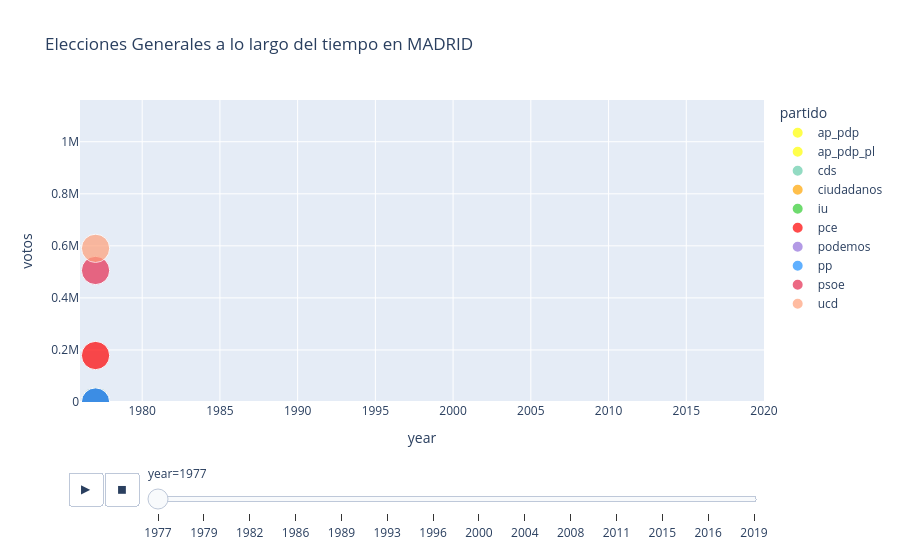

The code cell stored with this chart in its notebook:
### Code cell
max_y = int(df_party_series["votos"].max()*1.1)
fig = px.scatter(df_party_series, x="year", y="votos", animation_frame="year",animation_group="partido",
                 size="size",
                 color="partido", range_x=[1976,2020], range_y=[0,max_y], color_discrete_map=color_map,
                 title= f"Elecciones Generales a lo largo del tiempo en {nombre_municipio}")
fig.show()

### Figure 1 — Plotly figure (JSON) as saved in the notebook; plotly's stock layout.template omitted (floating-point values rounded to 4 significant figures)
{"data": [{"hovertemplate": "partido=ap_pdp<br>year=%{x}<br>votos=%{y}<br>size=%{marker.size}<extra></extra>", "ids": ["ap_pdp"], "legendgroup": "ap_pdp", "marker": {"color": "#FFFF00", "size": [5], "sizemode": "area", "sizeref": 0.0125, "symbol": "circle"}, "mode": "markers", "name": "ap_pdp", "orientation": "v", "showlegend": true, "type": "scatter", "x": [1977], "xaxis": "x", "y": [0], "yaxis": "y"}, {"hovertemplate": "partido=ap_pdp_pl<br>year=%{x}<br>votos=%{y}<br>size=%{marker.size}<extra></extra>", "ids": ["ap_pdp_pl"], "legendgroup": "ap_pdp_pl", "marker": {"color": "#FFFF00", "size": [5], "sizemode": "area", "sizeref": 0.0125, "symbol": "circle"}, "mode": "markers", "name": "ap_pdp_pl", "orientation": "v", "showlegend": true, "type": "scatter", "x": [1977], "xaxis": "x", "y": [0], "yaxis": "y"}, {"hovertemplate": "partido=cds<br>year=%{x}<br>votos=%{y}<br>size=%{marker.size}<extra></extra>", "ids": ["cds"], "legendgroup": "cds", "marker": {"color": "#66CDAA", "size": [5], "sizemode": "area", "sizeref": 0.0125, "symbol": "circle"}, "mode": "markers", "name": "cds", "orientation": "v", "showlegend": true, "type": "scatter", "x": [1977], "xaxis": "x", "y": [0], "yaxis": "y"}, {"hovertemplate": "partido=ciudadanos<br>year=%{x}<br>votos=%{y}<br>size=%{marker.size}<extra></extra>", "ids": ["ciudadanos"], "legendgroup": "ciudadanos", "marker": {"color": "#FFA500", "size": [5], "sizemode": "area", "sizeref": 0.0125, "symbol": "circle"}, "mode": "markers", "name": "ciudadanos", "orientation": "v", "showlegend": true, "type": "scatter", "x": [1977], "xaxis": "x", "y": [0], "yaxis": "y"}, {"hovertemplate": "partido=iu<br>year=%{x}<br>votos=%{y}<br>size=%{marker.size}<extra></extra>", "ids": ["iu"], "legendgroup": "iu", "marker": {"color": "#32CD32", "size": [5], "sizemode": "area", "sizeref": 0.0125, "symbol": "circle"}, "mode": "markers", "name": "iu", "orientation": "v", "showlegend": true, "type": "scatter", "x": [1977], "xaxis": "x", "y": [0], "yaxis": "y"}, {"hovertemplate": "partido=pce<br>year=%{x}<br>votos=%{y}<br>size=%{marker.size}<extra></extra>", "ids": ["pce"], "legendgroup": "pce", "marker": {"color": "#FF0000", "size": [5], "sizemode": "area", "sizeref": 0.0125, "symbol": "circle"}, "mode": "markers", "name": "pce", "orientation": "v", "showlegend": true, "type": "scatter", "x": [1977], "xaxis": "x", "y": [178569], "yaxis": "y"}, {"hovertemplate": "partido=podemos<br>year=%{x}<br>votos=%{y}<br>size=%{marker.size}<extra></extra>", "ids": ["podemos"], "legendgroup": "podemos", "marker": {"color": "#9370DB", "size": [5], "sizemode": "area", "sizeref": 0.0125, "symbol": "circle"}, "mode": "markers", "name": "podemos", "orientation": "v", "showlegend": true, "type": "scatter", "x": [1977], "xaxis": "x", "y": [0], "yaxis": "y"}, {"hovertemplate": "partido=pp<br>year=%{x}<br>votos=%{y}<br>size=%{marker.size}<extra></extra>", "ids": ["pp"], "legendgroup": "pp", "marker": {"color": "#1E90FF", "size": [5], "sizemode": "area", "sizeref": 0.0125, "symbol": "circle"}, "mode": "markers", "name": "pp", "orientation": "v", "showlegend": true, "type": "scatter", "x": [1977], "xaxis": "x", "y": [0], "yaxis": "y"}, {"hovertemplate": "partido=psoe<br>year=%{x}<br>votos=%{y}<br>size=%{marker.size}<extra></extra>", "ids": ["psoe"], "legendgroup": "psoe", "marker": {"color": "#E52B50", "size": [5], "sizemode": "area", "sizeref": 0.0125, "symbol": "circle"}, "mode": "markers", "name": "psoe", "orientation": "v", "showlegend": true, "type": "scatter", "x": [1977], "xaxis": "x", "y": [505412], "yaxis": "y"}, {"hovertemplate": "partido=ucd<br>year=%{x}<br>votos=%{y}<br>size=%{marker.size}<extra></extra>", "ids": ["ucd"], "legendgroup": "ucd", "marker": {"color": "#FFA07A", "size": [5], "sizemode": "area", "sizeref": 0.0125, "symbol": "circle"}, "mode": "markers", "name": "ucd", "orientation": "v", "showlegend": true, "type": "scatter", "x": [1977], "xaxis": "x", "y": [590435], "yaxis": "y"}], "layout": {"legend": {"itemsizing": "constant", "title": {"text": "partido"}, "tracegroupgap": 0}, "sliders": [{"active": 0, "currentvalue": {"prefix": "year="}, "len": 0.9, "pad": {"b": 10, "t": 60}, "steps": [{"args": [["1977"], {"frame": {"duration": 0, "redraw": false}, "fromcurrent": true, "mode": "immediate", "transition": {"duration": 0, "easing": "linear"}}], "label": "1977", "method": "animate"}, {"args": [["1979"], {"frame": {"duration": 0, "redraw": false}, "fromcurrent": true, "mode": "immediate", "transition": {"duration": 0, "easing": "linear"}}], "label": "1979", "method": "animate"}, {"args": [["1982"], {"frame": {"duration": 0, "redraw": false}, "fromcurrent": true, "mode": "immediate", "transition": {"duration": 0, "easing": "linear"}}], "label": "1982", "method": "animate"}, {"args": [["1986"], {"frame": {"duration": 0, "redraw": false}, "fromcurrent": true, "mode": "immediate", "transition": {"duration": 0, "easing": "linear"}}], "label": "1986", "method": "animate"}, {"args": [["1989"], {"frame": {"duration": 0, "redraw": false}, "fromcurrent": true, "mode": "immediate", "transition": {"duration": 0, "easing": "linear"}}], "label": "1989", "method": "animate"}, {"args": [["1993"], {"frame": {"duration": 0, "redraw": false}, "fromcurrent": true, "mode": "immediate", "transition": {"duration": 0, "easing": "linear"}}], "label": "1993", "method": "animate"}, {"args": [["1996"], {"frame": {"duration": 0, "redraw": false}, "fromcurrent": true, "mode": "immediate", "transition": {"duration": 0, "easing": "linear"}}], "label": "1996", "method": "animate"}, {"args": [["2000"], {"frame": {"duration": 0, "redraw": false}, "fromcurrent": true, "mode": "immediate", "transition": {"duration": 0, "easing": "linear"}}], "label": "2000", "method": "animate"}, {"args": [["2004"], {"frame": {"duration": 0, "redraw": false}, "fromcurrent": true, "mode": "immediate", "transition": {"duration": 0, "easing": "linear"}}], "label": "2004", "method": "animate"}, {"args": [["2008"], {"frame": {"duration": 0, "redraw": false}, "fromcurrent": true, "mode": "immediate", "transition": {"duration": 0, "easing": "linear"}}], "label": "2008", "method": "animate"}, {"args": [["2011"], {"frame": {"duration": 0, "redraw": false}, "fromcurrent": true, "mode": "immediate", "transition": {"duration": 0, "easing": "linear"}}], "label": "2011", "method": "animate"}, {"args": [["2015"], {"frame": {"duration": 0, "redraw": false}, "fromcurrent": true, "mode": "immediate", "transition": {"duration": 0, "easing": "linear"}}], "label": "2015", "method": "animate"}, {"args": [["2016"], {"frame": {"duration": 0, "redraw": false}, "fromcurrent": true, "mode": "immediate", "transition": {"duration": 0, "easing": "linear"}}], "label": "2016", "method": "animate"}, {"args": [["2019"], {"frame": {"duration": 0, "redraw": false}, "fromcurrent": true, "mode": "immediate", "transition": {"duration": 0, "easing": "linear"}}], "label": "2019", "method": "animate"}], "x": 0.1, "xanchor": "left", "y": 0, "yanchor": "top"}], "title": {"text": "Elecciones Generales a lo largo del tiempo en MADRID                                                                                              "}, "updatemenus": [{"buttons": [{"args": [null, {"frame": {"duration": 500, "redraw": false}, "fromcurrent": true, "mode": "immediate", "transition": {"duration": 500, "easing": "linear"}}], "label": "&#9654;", "method": "animate"}, {"args": [[null], {"frame": {"duration": 0, "redraw": false}, "fromcurrent": true, "mode": "immediate", "transition": {"duration": 0, "easing": "linear"}}], "label": "&#9724;", "method": "animate"}], "direction": "left", "pad": {"r": 10, "t": 70}, "showactive": false, "type": "buttons", "x": 0.1, "xanchor": "right", "y": 0, "yanchor": "top"}], "xaxis": {"anchor": "y", "categoryarray": [1977, 1979, 1982, 1986, 1989, 1993, 1996, 2000, 2004, 2008, 2011, 2015, 2016, 2019], "categoryorder": "array", "domain": [0, 1], "range": [1976, 2020], "title": {"text": "year"}}, "yaxis": {"anchor": "x", "domain": [0, 1], "range": [0, 1160343], "title": {"text": "votos"}}}}
